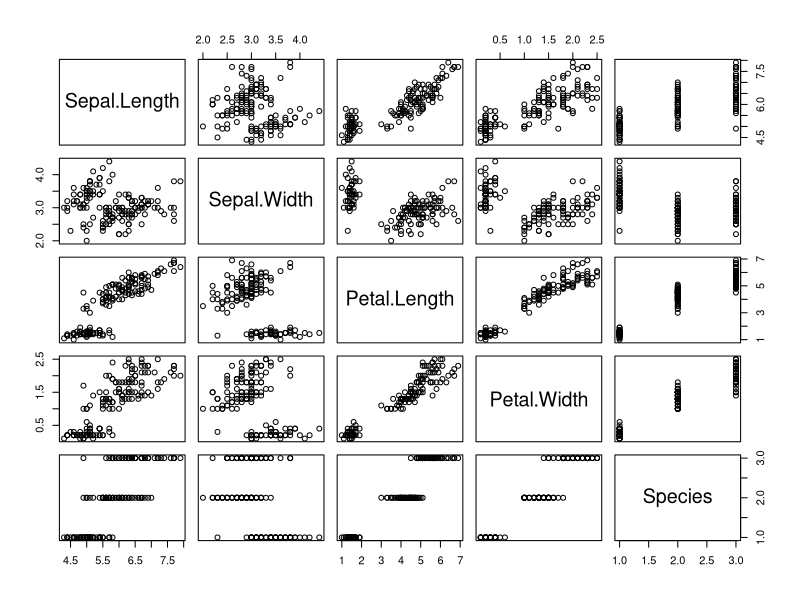
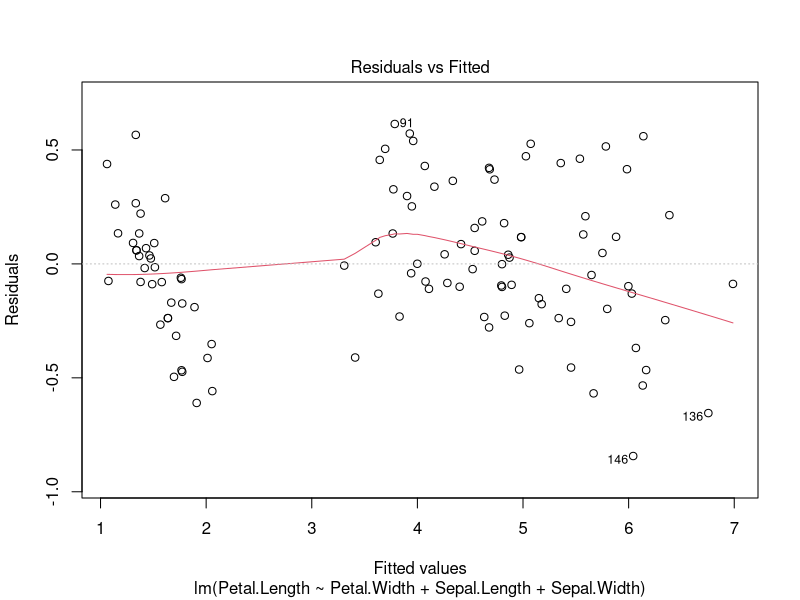
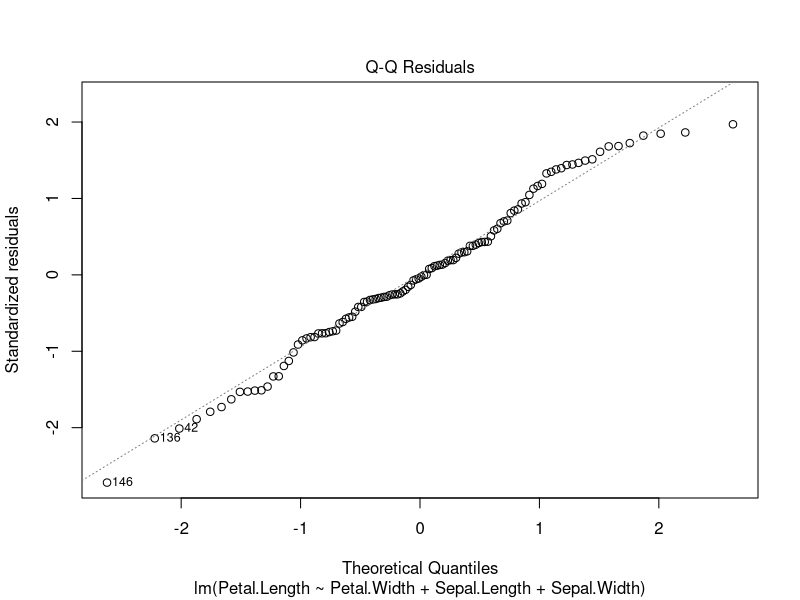
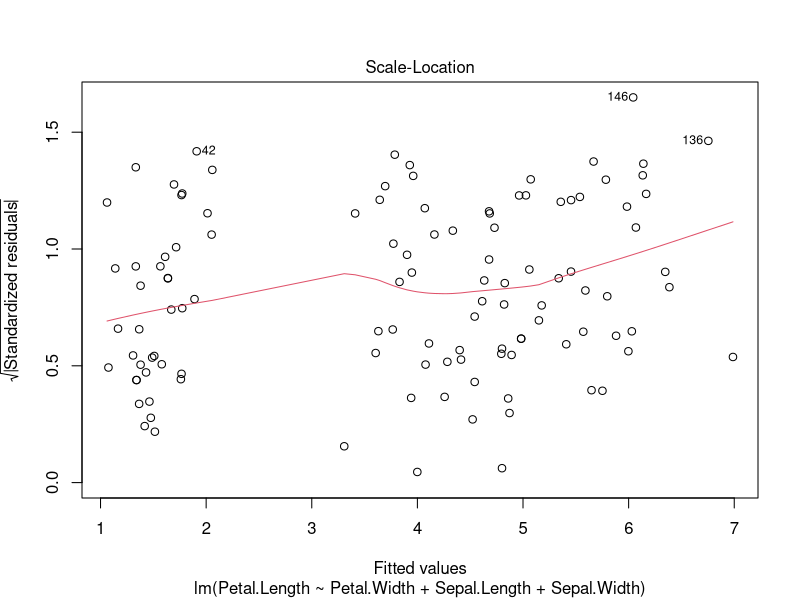
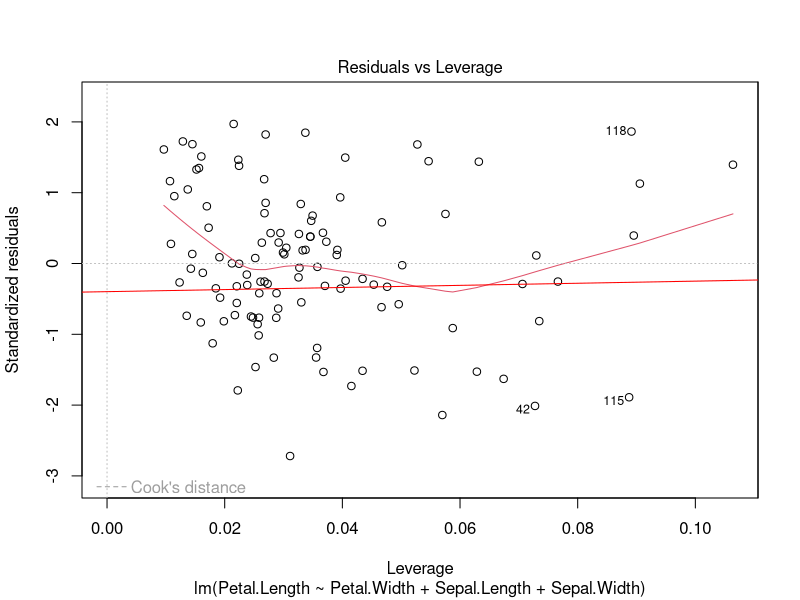

Generate these figures, in order, with R:
#reading the data.
mydata <- iris
#Showing the data.
mydata
#verifying the relationship between the variables.
plot(mydata)
#installing the packages to split the data.

require(caTools)
#setting the seed to shuffle the data.
set.seed(1234)
#spliting the data 75% and 25% as train and test dataset.
sam <- sample.split(mydata$Species, SplitRatio = .75)
train_data <- subset(mydata, sam == TRUE)
test_data <- subset(mydata, sam == FALSE)
#using linear regression model function.
linmod <- lm(Petal.Length~Petal.Width+Sepal.Length+Sepal.Width,data = train_data)
#Plotting the data of linmod in line graph.
plot(linmod)
#A straight line passing through the point.
abline(linmod, col = 'red')
#predicting the test dataset values.
pmod <- predict(linmod,test_data)
pmod
